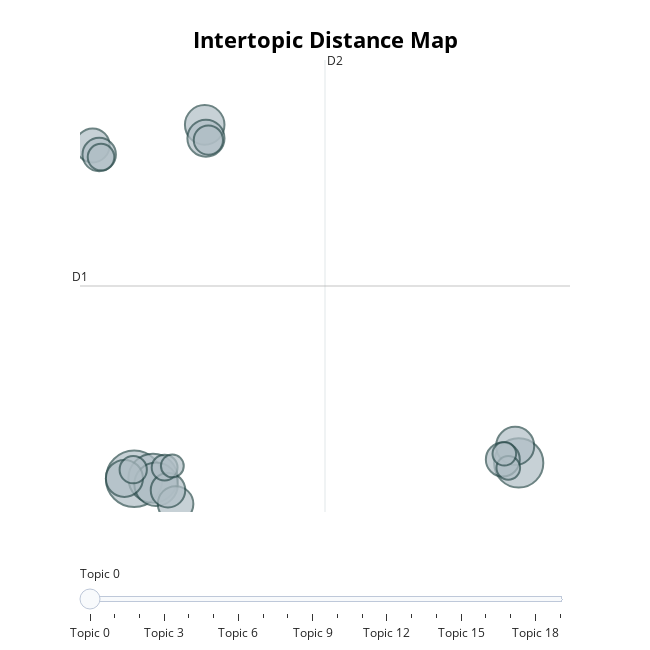

The code cell stored with this chart in its notebook:
### Code cell
model.visualize_topics()

### Figure 1 — Plotly figure (JSON) as saved in the notebook; plotly's stock layout.template omitted (floating-point values rounded to 4 significant figures)
{"data": [{"customdata": [[0, "the | in | and | of | task", 86], [1, "and | intercultural | the | of | telecollaboration", 65], [2, "technology | teachers | the | and | of", 65], [3, "mobile | learning | mall | the | of", 51], [4, "corpus | the | corpora | of | ddl", 42], [5, "online | the | of | blended | learning", 39], [6, "writing | collaborative | wiki | the | and", 37], [7, "pronunciation | the | of | to | and", 37], [8, "game | games | and | the | learning", 34], [9, "call | quot | of | the | language", 32], [10, "in | online | of | and | to", 31], [11, "captions | comprehension | the | captioning | caption", 31], [12, "reading | the | test | of | comprehension", 30], [13, "feedback | writing | the | to | of", 23], [14, "of | the | pragmatic | and | in", 20], [15, "vocabulary | the | and | of | to", 19], [16, "flipped | the | in | classroom | and", 18], [17, "multimodal | of | the | videoconferencing | and", 15], [18, "vr | virtual | the | learning | of", 15], [19, "storytelling | digital | the | and | in", 14]], "hovertemplate": "<b>Topic %{customdata[0]}</b><br>%{customdata[1]}<br>Size: %{customdata[2]}", "legendgroup": "", "marker": {"color": "#B0BEC5", "line": {"color": "DarkSlateGrey", "width": 2}, "size": [86, 65, 65, 51, 42, 39, 37, 37, 34, 32, 31, 31, 30, 23, 20, 19, 18, 15, 15, 14], "sizemode": "area", "sizeref": 0.05375, "symbol": "circle"}, "mode": "markers", "name": "", "orientation": "v", "showlegend": false, "type": "scatter", "x": [-2.109, 16.89, -1.179, -1.025, 1.376, 16.72, 1.437, -2.591, -0.0634, -0.4382, 16.11, -4.162, -3.839, 1.557, -2.156, -3.748, -0.6046, 16.38, 16.18, -0.2227], "xaxis": "x", "y": [2.801, 3.366, 2.819, 2.607, 15.42, 3.974, 14.94, 2.814, 1.903, 2.396, 3.489, 14.69, 14.36, 14.88, 3.126, 14.27, 3.201, 3.192, 3.693, 3.259], "yaxis": "y"}], "layout": {"annotations": [{"showarrow": false, "text": "D1", "x": -4.787, "y": 9.675, "yshift": 10}, {"showarrow": false, "text": "D2", "x": 7.321, "xshift": 10, "y": 17.73}], "height": 650, "hoverlabel": {"bgcolor": "white", "font": {"family": "Rockwell", "size": 16}}, "legend": {"itemsizing": "constant", "tracegroupgap": 0}, "margin": {"t": 60}, "shapes": [{"line": {"color": "#CFD8DC", "width": 2}, "type": "line", "x0": 7.321, "x1": 7.321, "y0": 1.617, "y1": 17.73}, {"line": {"color": "#9E9E9E", "width": 2}, "type": "line", "x0": -4.787, "x1": 19.43, "y0": 9.675, "y1": 9.675}], "sliders": [{"active": 0, "pad": {"t": 50}, "steps": [{"args": [{"marker.color": [["red", "#B0BEC5", "#B0BEC5", "#B0BEC5", "#B0BEC5", "#B0BEC5", "#B0BEC5", "#B0BEC5", "#B0BEC5", "#B0BEC5", "#B0BEC5", "#B0BEC5", "#B0BEC5", "#B0BEC5", "#B0BEC5", "#B0BEC5", "#B0BEC5", "#B0BEC5", "#B0BEC5", "#B0BEC5"]]}], "label": "Topic 0", "method": "update"}, {"args": [{"marker.color": [["#B0BEC5", "red", "#B0BEC5", "#B0BEC5", "#B0BEC5", "#B0BEC5", "#B0BEC5", "#B0BEC5", "#B0BEC5", "#B0BEC5", "#B0BEC5", "#B0BEC5", "#B0BEC5", "#B0BEC5", "#B0BEC5", "#B0BEC5", "#B0BEC5", "#B0BEC5", "#B0BEC5", "#B0BEC5"]]}], "label": "Topic 1", "method": "update"}, {"args": [{"marker.color": [["#B0BEC5", "#B0BEC5", "red", "#B0BEC5", "#B0BEC5", "#B0BEC5", "#B0BEC5", "#B0BEC5", "#B0BEC5", "#B0BEC5", "#B0BEC5", "#B0BEC5", "#B0BEC5", "#B0BEC5", "#B0BEC5", "#B0BEC5", "#B0BEC5", "#B0BEC5", "#B0BEC5", "#B0BEC5"]]}], "label": "Topic 2", "method": "update"}, {"args": [{"marker.color": [["#B0BEC5", "#B0BEC5", "#B0BEC5", "red", "#B0BEC5", "#B0BEC5", "#B0BEC5", "#B0BEC5", "#B0BEC5", "#B0BEC5", "#B0BEC5", "#B0BEC5", "#B0BEC5", "#B0BEC5", "#B0BEC5", "#B0BEC5", "#B0BEC5", "#B0BEC5", "#B0BEC5", "#B0BEC5"]]}], "label": "Topic 3", "method": "update"}, {"args": [{"marker.color": [["#B0BEC5", "#B0BEC5", "#B0BEC5", "#B0BEC5", "red", "#B0BEC5", "#B0BEC5", "#B0BEC5", "#B0BEC5", "#B0BEC5", "#B0BEC5", "#B0BEC5", "#B0BEC5", "#B0BEC5", "#B0BEC5", "#B0BEC5", "#B0BEC5", "#B0BEC5", "#B0BEC5", "#B0BEC5"]]}], "label": "Topic 4", "method": "update"}, {"args": [{"marker.color": [["#B0BEC5", "#B0BEC5", "#B0BEC5", "#B0BEC5", "#B0BEC5", "red", "#B0BEC5", "#B0BEC5", "#B0BEC5", "#B0BEC5", "#B0BEC5", "#B0BEC5", "#B0BEC5", "#B0BEC5", "#B0BEC5", "#B0BEC5", "#B0BEC5", "#B0BEC5", "#B0BEC5", "#B0BEC5"]]}], "label": "Topic 5", "method": "update"}, {"args": [{"marker.color": [["#B0BEC5", "#B0BEC5", "#B0BEC5", "#B0BEC5", "#B0BEC5", "#B0BEC5", "red", "#B0BEC5", "#B0BEC5", "#B0BEC5", "#B0BEC5", "#B0BEC5", "#B0BEC5", "#B0BEC5", "#B0BEC5", "#B0BEC5", "#B0BEC5", "#B0BEC5", "#B0BEC5", "#B0BEC5"]]}], "label": "Topic 6", "method": "update"}, {"args": [{"marker.color": [["#B0BEC5", "#B0BEC5", "#B0BEC5", "#B0BEC5", "#B0BEC5", "#B0BEC5", "#B0BEC5", "red", "#B0BEC5", "#B0BEC5", "#B0BEC5", "#B0BEC5", "#B0BEC5", "#B0BEC5", "#B0BEC5", "#B0BEC5", "#B0BEC5", "#B0BEC5", "#B0BEC5", "#B0BEC5"]]}], "label": "Topic 7", "method": "update"}, {"args": [{"marker.color": [["#B0BEC5", "#B0BEC5", "#B0BEC5", "#B0BEC5", "#B0BEC5", "#B0BEC5", "#B0BEC5", "#B0BEC5", "red", "#B0BEC5", "#B0BEC5", "#B0BEC5", "#B0BEC5", "#B0BEC5", "#B0BEC5", "#B0BEC5", "#B0BEC5", "#B0BEC5", "#B0BEC5", "#B0BEC5"]]}], "label": "Topic 8", "method": "update"}, {"args": [{"marker.color": [["#B0BEC5", "#B0BEC5", "#B0BEC5", "#B0BEC5", "#B0BEC5", "#B0BEC5", "#B0BEC5", "#B0BEC5", "#B0BEC5", "red", "#B0BEC5", "#B0BEC5", "#B0BEC5", "#B0BEC5", "#B0BEC5", "#B0BEC5", "#B0BEC5", "#B0BEC5", "#B0BEC5", "#B0BEC5"]]}], "label": "Topic 9", "method": "update"}, {"args": [{"marker.color": [["#B0BEC5", "#B0BEC5", "#B0BEC5", "#B0BEC5", "#B0BEC5", "#B0BEC5", "#B0BEC5", "#B0BEC5", "#B0BEC5", "#B0BEC5", "red", "#B0BEC5", "#B0BEC5", "#B0BEC5", "#B0BEC5", "#B0BEC5", "#B0BEC5", "#B0BEC5", "#B0BEC5", "#B0BEC5"]]}], "label": "Topic 10", "method": "update"}, {"args": [{"marker.color": [["#B0BEC5", "#B0BEC5", "#B0BEC5", "#B0BEC5", "#B0BEC5", "#B0BEC5", "#B0BEC5", "#B0BEC5", "#B0BEC5", "#B0BEC5", "#B0BEC5", "red", "#B0BEC5", "#B0BEC5", "#B0BEC5", "#B0BEC5", "#B0BEC5", "#B0BEC5", "#B0BEC5", "#B0BEC5"]]}], "label": "Topic 11", "method": "update"}, {"args": [{"marker.color": [["#B0BEC5", "#B0BEC5", "#B0BEC5", "#B0BEC5", "#B0BEC5", "#B0BEC5", "#B0BEC5", "#B0BEC5", "#B0BEC5", "#B0BEC5", "#B0BEC5", "#B0BEC5", "red", "#B0BEC5", "#B0BEC5", "#B0BEC5", "#B0BEC5", "#B0BEC5", "#B0BEC5", "#B0BEC5"]]}], "label": "Topic 12", "method": "update"}, {"args": [{"marker.color": [["#B0BEC5", "#B0BEC5", "#B0BEC5", "#B0BEC5", "#B0BEC5", "#B0BEC5", "#B0BEC5", "#B0BEC5", "#B0BEC5", "#B0BEC5", "#B0BEC5", "#B0BEC5", "#B0BEC5", "red", "#B0BEC5", "#B0BEC5", "#B0BEC5", "#B0BEC5", "#B0BEC5", "#B0BEC5"]]}], "label": "Topic 13", "method": "update"}, {"args": [{"marker.color": [["#B0BEC5", "#B0BEC5", "#B0BEC5", "#B0BEC5", "#B0BEC5", "#B0BEC5", "#B0BEC5", "#B0BEC5", "#B0BEC5", "#B0BEC5", "#B0BEC5", "#B0BEC5", "#B0BEC5", "#B0BEC5", "red", "#B0BEC5", "#B0BEC5", "#B0BEC5", "#B0BEC5", "#B0BEC5"]]}], "label": "Topic 14", "method": "update"}, {"args": [{"marker.color": [["#B0BEC5", "#B0BEC5", "#B0BEC5", "#B0BEC5", "#B0BEC5", "#B0BEC5", "#B0BEC5", "#B0BEC5", "#B0BEC5", "#B0BEC5", "#B0BEC5", "#B0BEC5", "#B0BEC5", "#B0BEC5", "#B0BEC5", "red", "#B0BEC5", "#B0BEC5", "#B0BEC5", "#B0BEC5"]]}], "label": "Topic 15", "method": "update"}, {"args": [{"marker.color": [["#B0BEC5", "#B0BEC5", "#B0BEC5", "#B0BEC5", "#B0BEC5", "#B0BEC5", "#B0BEC5", "#B0BEC5", "#B0BEC5", "#B0BEC5", "#B0BEC5", "#B0BEC5", "#B0BEC5", "#B0BEC5", "#B0BEC5", "#B0BEC5", "red", "#B0BEC5", "#B0BEC5", "#B0BEC5"]]}], "label": "Topic 16", "method": "update"}, {"args": [{"marker.color": [["#B0BEC5", "#B0BEC5", "#B0BEC5", "#B0BEC5", "#B0BEC5", "#B0BEC5", "#B0BEC5", "#B0BEC5", "#B0BEC5", "#B0BEC5", "#B0BEC5", "#B0BEC5", "#B0BEC5", "#B0BEC5", "#B0BEC5", "#B0BEC5", "#B0BEC5", "red", "#B0BEC5", "#B0BEC5"]]}], "label": "Topic 17", "method": "update"}, {"args": [{"marker.color": [["#B0BEC5", "#B0BEC5", "#B0BEC5", "#B0BEC5", "#B0BEC5", "#B0BEC5", "#B0BEC5", "#B0BEC5", "#B0BEC5", "#B0BEC5", "#B0BEC5", "#B0BEC5", "#B0BEC5", "#B0BEC5", "#B0BEC5", "#B0BEC5", "#B0BEC5", "#B0BEC5", "red", "#B0BEC5"]]}], "label": "Topic 18", "method": "update"}, {"args": [{"marker.color": [["#B0BEC5", "#B0BEC5", "#B0BEC5", "#B0BEC5", "#B0BEC5", "#B0BEC5", "#B0BEC5", "#B0BEC5", "#B0BEC5", "#B0BEC5", "#B0BEC5", "#B0BEC5", "#B0BEC5", "#B0BEC5", "#B0BEC5", "#B0BEC5", "#B0BEC5", "#B0BEC5", "#B0BEC5", "red"]]}], "label": "Topic 19", "method": "update"}]}], "title": {"font": {"color": "Black", "size": 22}, "text": "<b>Intertopic Distance Map</b>", "x": 0.5, "xanchor": "center", "y": 0.95, "yanchor": "top"}, "width": 650, "xaxis": {"anchor": "y", "domain": [0, 1], "range": [-4.787, 19.43], "title": {"text": ""}, "visible": false}, "yaxis": {"anchor": "x", "domain": [0, 1], "range": [1.617, 17.73], "title": {"text": ""}, "visible": false}}}
